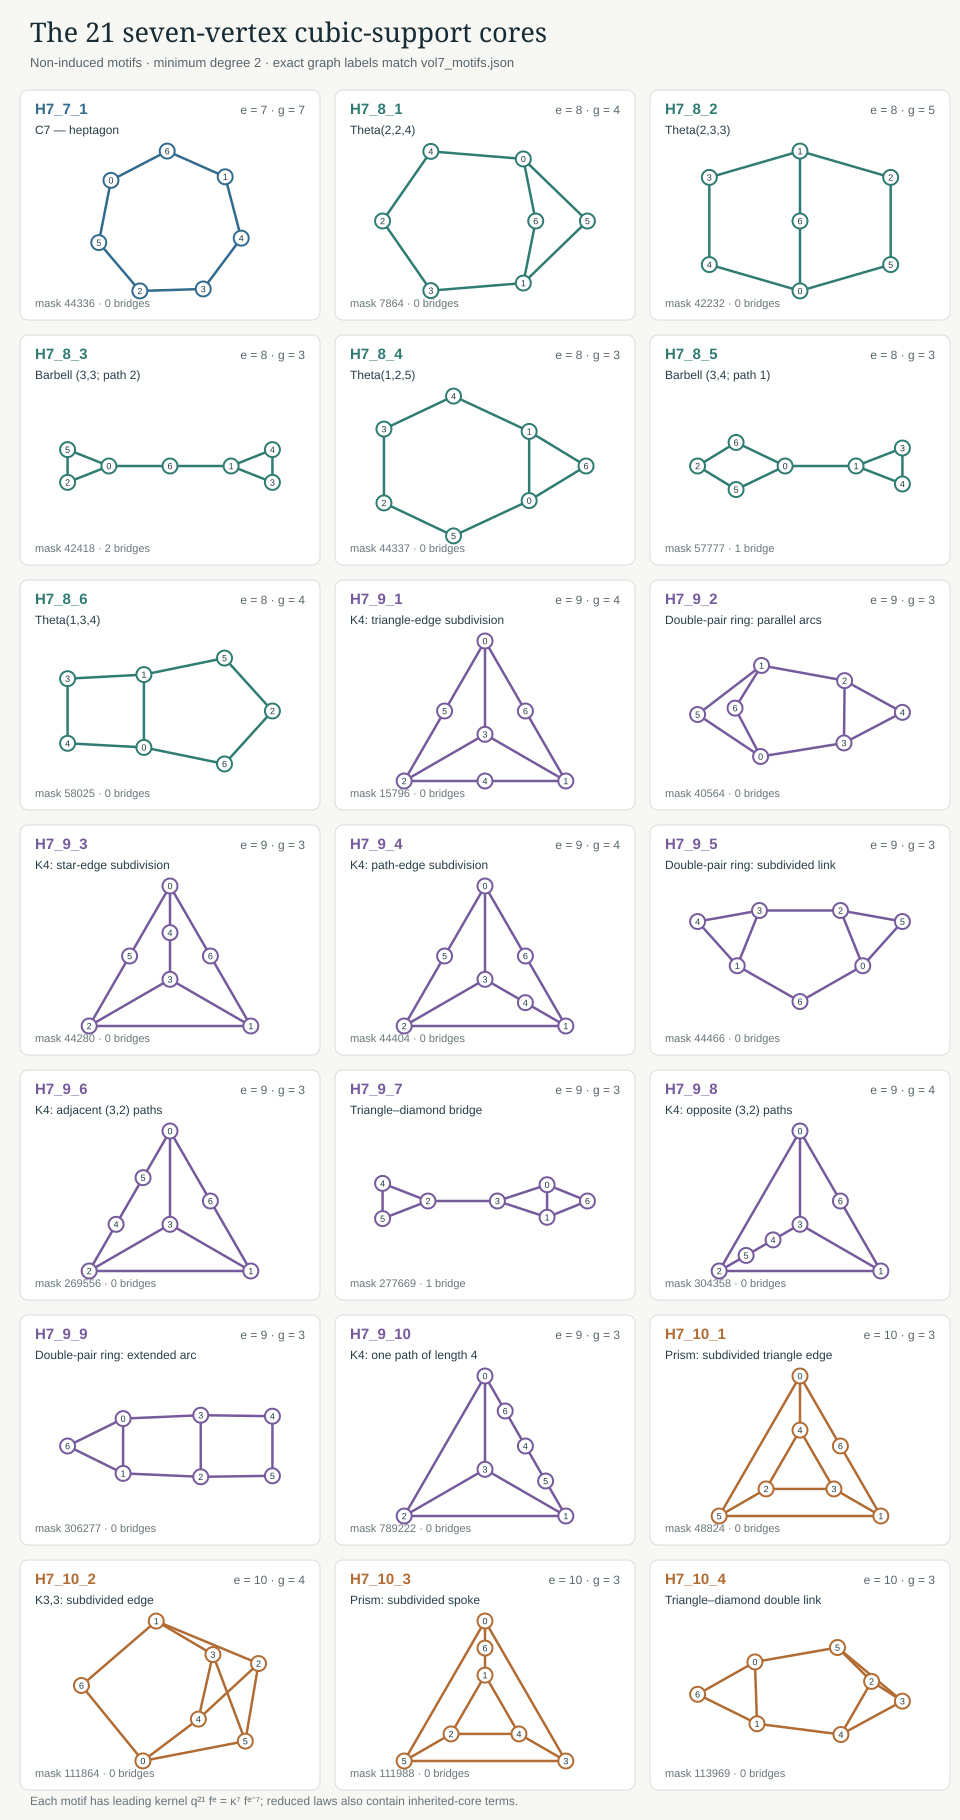

Generate this figure with Python:
#!/usr/bin/env python3
"""Exact seven-vertex core catalogue and a labelled SVG contact sheet.

Only the drawing routine uses floating point. All graph identities and
catalogue fields are discrete and derive from vol7_lib.
"""
import json, math, random
from collections import Counter, deque
from html import escape
from pathlib import Path
from vol7_lib import connected_types,edges_of,degrees_of,connected_mask,mask_from_edges

HERE=Path(__file__).resolve().parent


def topological_kernel(es):
    adj=[set() for _ in range(7)]
    for a,b in es: adj[a].add(b); adj[b].add(a)
    branches=[v for v in range(7) if len(adj[v])==3]
    if not branches: return {'kind':'cycle','cycle_length':7,'branch_vertices':[],'paths':[]}
    used=set();paths=[]
    for a in branches:
        for b in sorted(adj[a]):
            if tuple(sorted((a,b))) in used: continue
            path=[a,b];used.add(tuple(sorted((a,b))))
            while len(adj[b])==2:
                nxt=next(c for c in adj[b] if c!=path[-2]);path.append(nxt)
                used.add(tuple(sorted((b,nxt))));b=nxt
            paths.append({'endpoints':[a,b],'length':len(path)-1,'vertices':path})
    multiplicities=Counter(tuple(sorted(p['endpoints'])) for p in paths)
    loops=sum(a==b for a,b in multiplicities)
    kind='cubic_multigraph'
    if not loops and max(multiplicities.values())==1:
        kind='K4' if len(branches)==4 else 'simple_cubic'
    return {'kind':kind,'branch_vertices':branches,'paths':paths,
        'edge_multiplicities':[{'endpoints':list(p),'multiplicity':c} for p,c in sorted(multiplicities.items())]}


def shortest_cycle(es):
    adj=[set() for _ in range(7)]
    for a,b in es: adj[a].add(b);adj[b].add(a)
    best=8
    for a,b in es:
        dist={a:0};queue=deque([a])
        while queue:
            u=queue.popleft()
            for w in adj[u]:
                if {u,w}=={a,b}:continue
                if w not in dist:dist[w]=dist[u]+1;queue.append(w)
        if b in dist:best=min(best,dist[b]+1)
    return best if best<8 else None

NAMES={15796:'K4: triangle-edge subdivision',40564:'Double-pair ring: parallel arcs',
    44280:'K4: star-edge subdivision',44404:'K4: path-edge subdivision',
    44466:'Double-pair ring: subdivided link',269556:'K4: adjacent (3,2) paths',
    277669:'Triangle–diamond bridge',304358:'K4: opposite (3,2) paths',
    306277:'Double-pair ring: extended arc',789222:'K4: one path of length 4',
    48824:'Prism: subdivided triangle edge',111864:'K3,3: subdivided edge',
    111988:'Prism: subdivided spoke',113969:'Triangle–diamond double link'}


def catalogue():
    rows=[];j_by_e=Counter()
    for m in connected_types(7):
        if min(degrees_of(m,7))<2:continue
        es=edges_of(m,7);e=m.bit_count();j_by_e[e]+=1
        kernel=topological_kernel(es);name=NAMES.get(m)
        theta=None;barbell=None
        if e==7:name='C7 — heptagon'
        if e==8:
            paths=kernel['paths']
            if all(p['endpoints'][0]!=p['endpoints'][1] for p in paths):
                theta=sorted(p['length']for p in paths);name='Theta('+','.join(map(str,theta))+')'
            else:
                loops=sorted(p['length']for p in paths if p['endpoints'][0]==p['endpoints'][1])
                bridge=next(p['length']for p in paths if p['endpoints'][0]!=p['endpoints'][1])
                barbell={'cycle_lengths':loops,'joining_path_length':bridge}
                name='Barbell ('+','.join(map(str,loops))+'; path '+str(bridge)+')'
        bridges=[]
        for edge in es:
            remaining=[x for x in es if x!=edge]
            if not connected_mask(mask_from_edges(7,remaining),7):bridges.append(list(edge))
        row={'label':f'H7_{e}_{j_by_e[e]}','vertices':7,'mask':m,'edge_count':e,
            'edges':[list(x)for x in es],'degree_sequence':list(sorted(degrees_of(m,7),reverse=True)),
            'name':name,'girth':shortest_cycle(es),'bridges':bridges,'cycle_rank':e-6,
            'top_coefficient':'q^21 (q^-2 - 1)^'+str(e),
            'normalized_top_coefficient':'kappa^7 f^'+str(e-7),
            'topological_kernel':kernel}
        if theta:row['theta_path_lengths']=theta
        if barbell:row['barbell_parameters']=barbell
        if m in (48824,111864,111988):
            row['simple_cubic_suppression']={'host':'K3,3'if m==111864 else 'triangular prism',
                'edge_orbit':'edge'if m==111864 else 'triangle edge'if m==48824 else 'spoke'}
        rows.append(row)
    assert len(rows)==21 and dict(j_by_e)=={7:1,8:6,9:10,10:4}
    return {'schema':'singularity-volume7-core-motifs-v1',
        'convention':'canonical masks use vol7_lib degree-sorted canonical labelling; subgraphs are non-induced',
        'motif_count':21,'by_edges':dict(j_by_e),'motifs':rows}


def crossing(a,b,c,d):
    def side(x,y,z):return (y[0]-x[0])*(z[1]-x[1])-(y[1]-x[1])*(z[0]-x[0])
    return side(a,b,c)*side(a,b,d)<-1e-9 and side(c,d,a)*side(c,d,b)<-1e-9


def layout(row):
    """Deterministic spring layout; floats affect the SVG only."""
    rng=random.Random(row['mask']);es=row['edges'];best=None
    kernel=row['topological_kernel']
    exact_embedding=None
    if kernel['kind']=='K4':
        branch=kernel['branch_vertices']
        coords={branch[0]:(0,-1),branch[1]:(math.sqrt(3)/2,.5),
                branch[2]:(-math.sqrt(3)/2,.5),branch[3]:(0,0)}
        for path in kernel['paths']:
            vs=path['vertices'];a=coords[vs[0]];b=coords[vs[-1]]
            for i,v in enumerate(vs[1:-1],1):
                t=i/(len(vs)-1);coords[v]=((1-t)*a[0]+t*b[0],(1-t)*a[1]+t*b[1])
        exact_embedding=[list(coords[v])for v in range(7)]
    if row.get('simple_cubic_suppression',{}).get('host')=='triangular prism':
        from itertools import combinations
        sub=next(v for v,d in enumerate(degrees_of(row['mask'],7))if d==2)
        nbr=[w for edge in es if sub in edge for w in edge if w!=sub]
        core=[tuple(sorted(e))for e in es if sub not in e]+[tuple(sorted(nbr))]
        verts=[v for v in range(7)if v!=sub]
        outer=next(t for t in combinations(verts,3)if all(tuple(sorted(e))in core for e in combinations(t,2)))
        inner=[v for v in verts if v not in outer];coords={}
        for i,v in enumerate(outer):
            ang=-math.pi/2+2*math.pi*i/3;coords[v]=(math.cos(ang),math.sin(ang))
            partner=next(w for w in inner if tuple(sorted((v,w)))in core)
            coords[partner]=(.42*math.cos(ang),.42*math.sin(ang))
        a,b=(coords[v]for v in nbr);coords[sub]=((a[0]+b[0])/2,(a[1]+b[1])/2)
        exact_embedding=[list(coords[v])for v in range(7)]
    if exact_embedding is not None:
        xs=[x for x,y in exact_embedding];ys=[y for x,y in exact_embedding]
        scale=min(205/(max(xs)-min(xs)),140/(max(ys)-min(ys)))
        cx=(max(xs)+min(xs))/2;cy=(max(ys)+min(ys))/2
        return [(150+(x-cx)*scale,131+(y-cy)*scale)for x,y in exact_embedding]
    for attempt in range(30):
        order=list(range(7));rng.shuffle(order)
        pos=[[math.cos(2*math.pi*order[v]/7),math.sin(2*math.pi*order[v]/7)]for v in range(7)]
        if attempt:
            for p in pos:p[0]+=rng.uniform(-.2,.2);p[1]+=rng.uniform(-.2,.2)
        for it in range(220):
            force=[[0.,0.]for _ in range(7)]
            for a in range(7):
                for b in range(a):
                    dx=pos[a][0]-pos[b][0];dy=pos[a][1]-pos[b][1];d2=dx*dx+dy*dy+.001
                    for v,sgn in ((a,1),(b,-1)):
                        force[v][0]+=sgn*dx*.35/d2;force[v][1]+=sgn*dy*.35/d2
            for a,b in es:
                dx=pos[a][0]-pos[b][0];dy=pos[a][1]-pos[b][1];d=math.hypot(dx,dy)+.001
                f=(d-.75)*.7
                force[a][0]-=dx/d*f;force[a][1]-=dy/d*f
                force[b][0]+=dx/d*f;force[b][1]+=dy/d*f
            temp=.12*(1-it/220)+.002
            for v in range(7):
                d=math.hypot(*force[v])+.0001
                pos[v][0]+=force[v][0]*min(temp/d,.3);pos[v][1]+=force[v][1]*min(temp/d,.3)
        cx=sum(p[0]for p in pos)/7;cy=sum(p[1]for p in pos)/7
        pos=[[p[0]-cx,p[1]-cy]for p in pos]
        scale=max(max(p[0]for p in pos)-min(p[0]for p in pos),max(p[1]for p in pos)-min(p[1]for p in pos))
        pos=[[x/scale,y/scale]for x,y in pos]
        score=0.
        for i,(a,b)in enumerate(es):
            for c,d in es[:i]:
                if len({a,b,c,d})==4 and crossing(pos[a],pos[b],pos[c],pos[d]):score+=100
        score+=sum((math.dist(pos[a],pos[b])-.44)**2 for a,b in es)
        if best is None or score<best[0]:best=(score,pos)
    pos=best[1]
    # Rotate the principal axis horizontally for stable, compact composition.
    xx=sum(x*x for x,y in pos);yy=sum(y*y for x,y in pos);xy=sum(x*y for x,y in pos)
    angle=.5*math.atan2(2*xy,xx-yy);co=math.cos(angle);si=math.sin(angle)
    pos=[[co*x+si*y,-si*x+co*y]for x,y in pos]
    scale=min(205/(max(x for x,y in pos)-min(x for x,y in pos)+.001),140/(max(y for x,y in pos)-min(y for x,y in pos)+.001))
    cx=(max(x for x,y in pos)+min(x for x,y in pos))/2;cy=(max(y for x,y in pos)+min(y for x,y in pos))/2
    return [(150+(x-cx)*scale,131+(y-cy)*scale)for x,y in pos]


def svg(data):
    colors={7:'#326b8e',8:'#307c72',9:'#765b9c',10:'#b06c34'}
    out=['<svg xmlns="http://www.w3.org/2000/svg" width="960" height="1820" viewBox="0 0 960 1820">',
        '<rect width="960" height="1820" fill="#f7f7f3"/>',
        '<text x="30" y="42" font-family="Georgia,serif" font-size="27" fill="#182c35">The 21 seven-vertex cubic-support cores</text>',
        '<text x="30" y="67" font-family="Arial,sans-serif" font-size="13" fill="#56636a">Non-induced motifs · minimum degree 2 · exact graph labels match vol7_motifs.json</text>']
    for i,row in enumerate(data['motifs']):
        col=i%3;line=i//3;x=20+col*315;y=90+line*245;color=colors[row['edge_count']]
        out.append(f'<g transform="translate({x},{y})">')
        out.append('<rect width="300" height="230" rx="8" fill="white" stroke="#d7dedc"/>')
        out.append(f'<text x="15" y="24" font-family="Arial,sans-serif" font-size="15" font-weight="700" fill="{color}">{row["label"]}</text>')
        out.append(f'<text x="285" y="24" text-anchor="end" font-family="Arial,sans-serif" font-size="12" fill="#58666d">e = {row["edge_count"]} · g = {row["girth"]}</text>')
        out.append(f'<text x="15" y="44" font-family="Arial,sans-serif" font-size="12" fill="#283d48">{escape(row["name"])}</text>')
        ps=layout(row)
        for a,b in row['edges']:
            ax,ay=ps[a];bx,by=ps[b]
            out.append(f'<line x1="{ax:.2f}" y1="{ay:.2f}" x2="{bx:.2f}" y2="{by:.2f}" stroke="{color}" stroke-width="2.5"/>')
        for v,(vx,vy)in enumerate(ps):
            out.append(f'<circle cx="{vx:.2f}" cy="{vy:.2f}" r="7.5" fill="white" stroke="{color}" stroke-width="2"/>')
            out.append(f'<text x="{vx:.2f}" y="{vy+3.2:.2f}" text-anchor="middle" font-family="Arial,sans-serif" font-size="9" fill="#213741">{v}</text>')
        out.append(f'<text x="15" y="217" font-family="Arial,sans-serif" font-size="11" fill="#68757a">mask {row["mask"]} · {len(row["bridges"])} bridge'+('s'if len(row['bridges'])!=1 else '')+'</text>')
        out.append('</g>')
    out.append('<text x="30" y="1805" font-family="Arial,sans-serif" font-size="12" fill="#65727a">Each motif has leading kernel q²¹ fᵉ = κ⁷ fᵉ⁻⁷; reduced laws also contain inherited-core terms.</text></svg>')
    return '\n'.join(out)+'\n'

if __name__=='__main__':
    data=catalogue()
    (HERE/'vol7_motifs.json').write_text(json.dumps(data,indent=2,sort_keys=True)+'\n')
    (HERE/'vol7_motifs.svg').write_text(svg(data))
    print('Wrote 21 exact motifs and SVG contact sheet')
